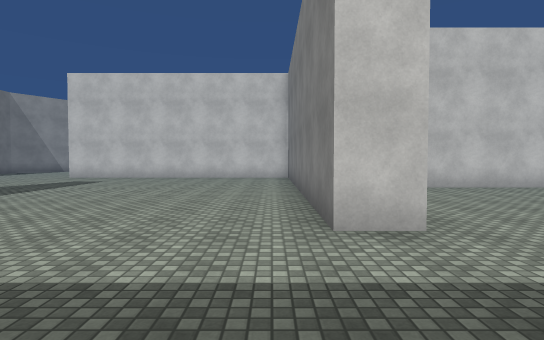
[1] (above)

24 first-person views from a walk through a Unity game level. The camera is 1.4 m above the floor, tilts 2° down and sees 80° across. The floor is counted in squares, 1.8 m on a side. Each view is taken from the middle of a square. On the plan, view 1 faces up. The plan holds only what a view shows up to about 11 squares ahead; the rest is blank. The place goes on beyond the plan. The player is left out. Surface patterns are stand-ins for the level's own textures.

[2]
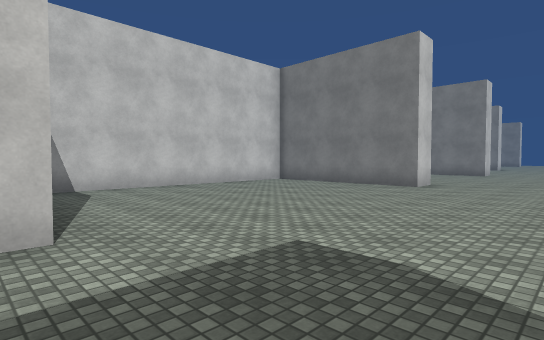

[3]
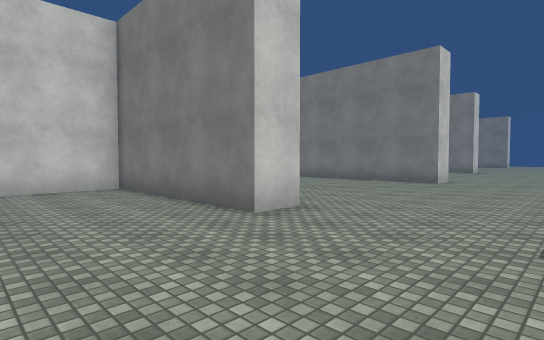

[4]
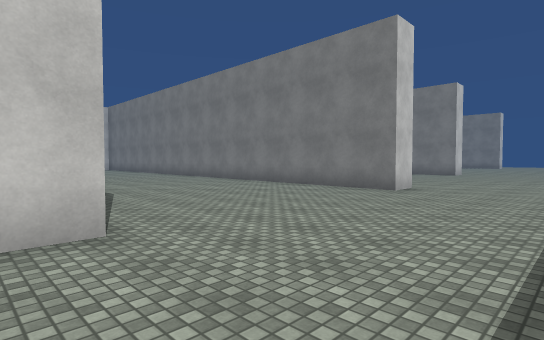

[5]
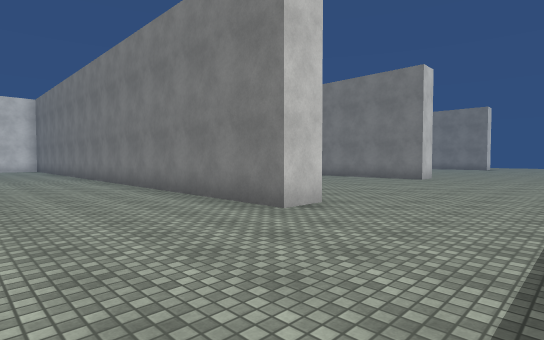

[6]
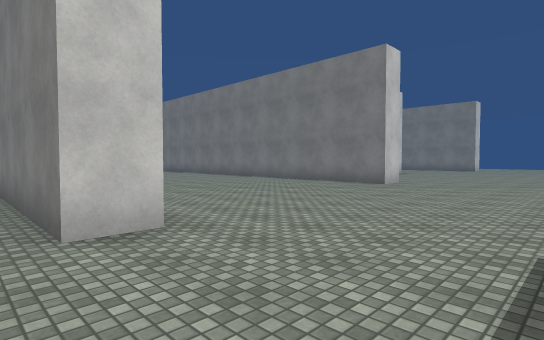

[7]
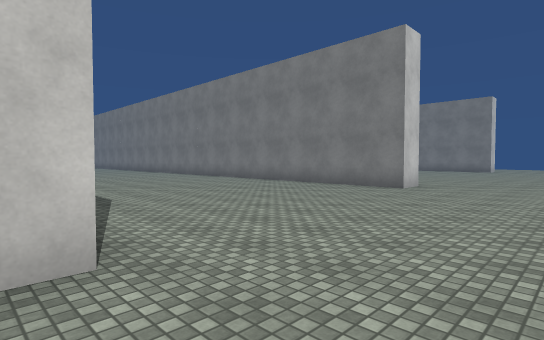

[8]
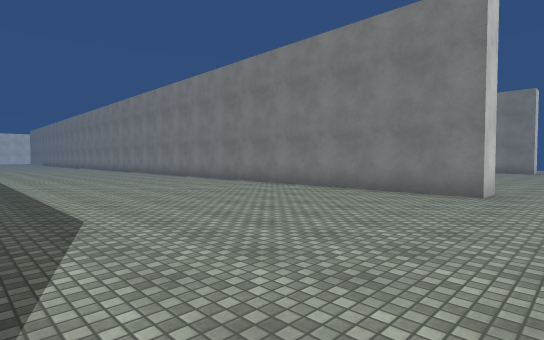

[9]
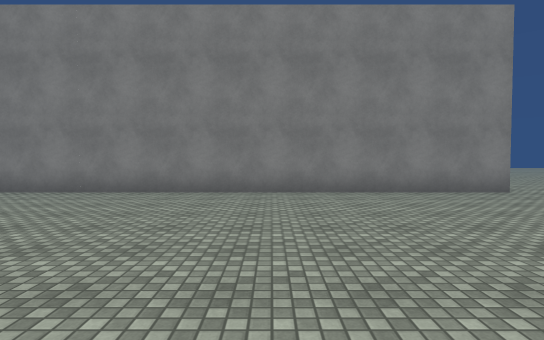

[10]
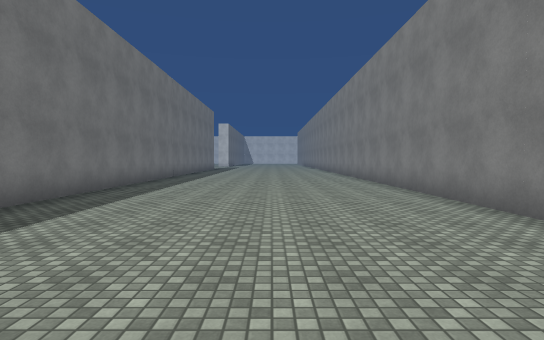

[11]
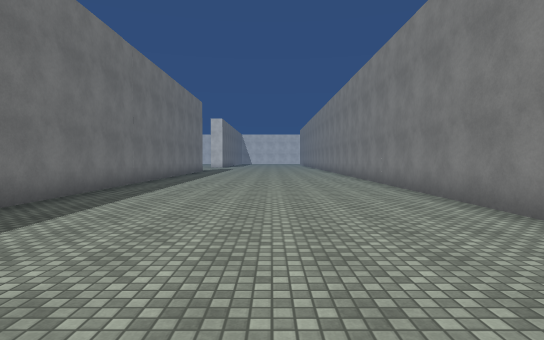

[12]
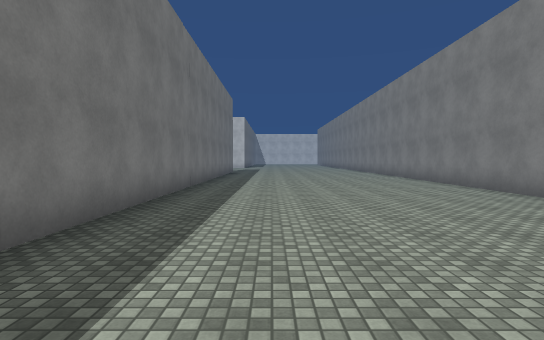

[13]
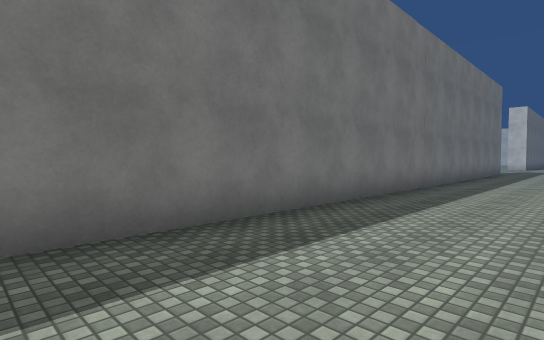

[14]
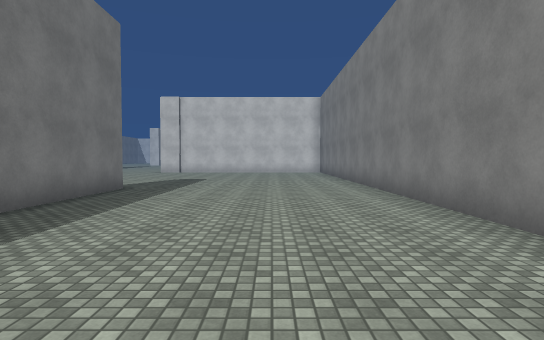

[15]
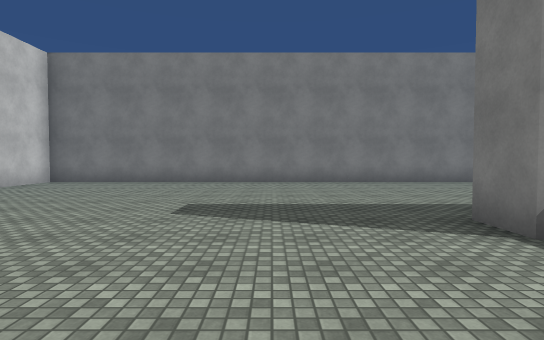

[16]
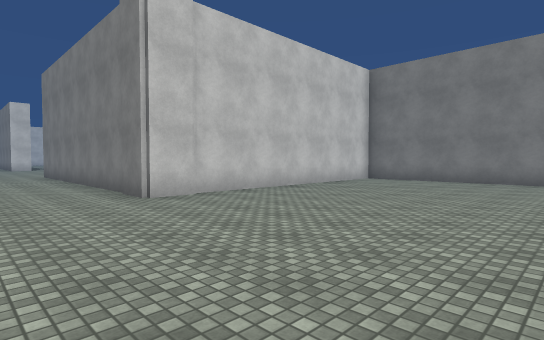

[17]
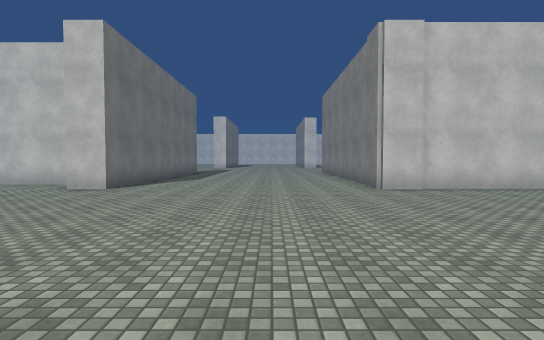

[18]
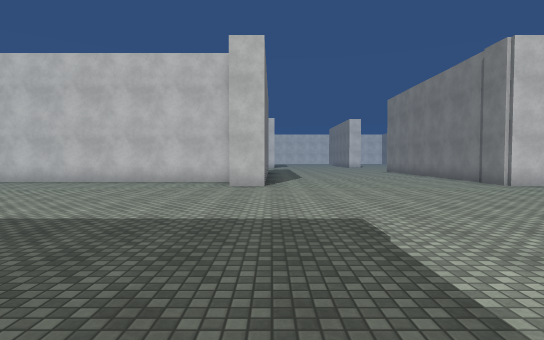

[19]
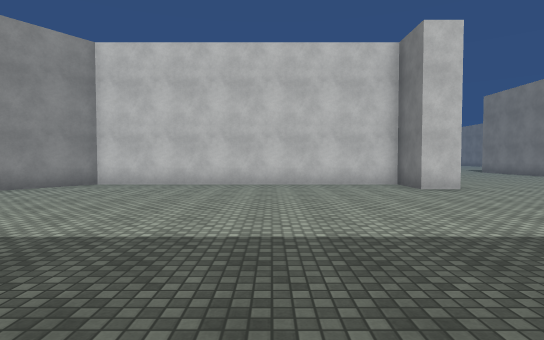

[20]
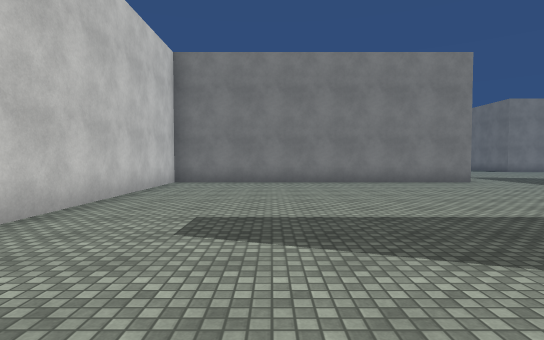

[21]
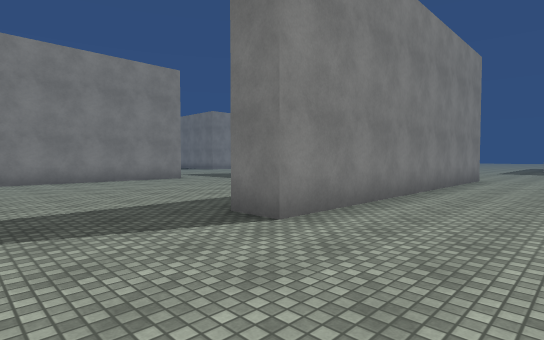

[22]
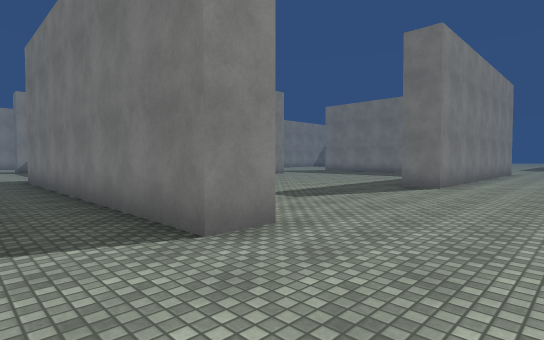

[23]
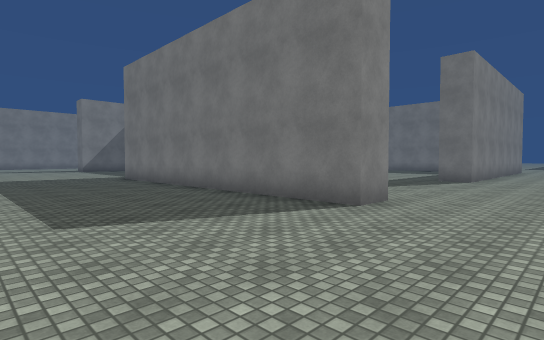

[24]
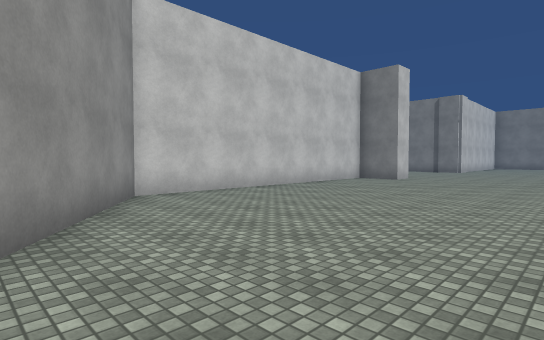

### Floor plan
Points are (right, up) in squares from view 1. A wall is a line through its corners. A room is listed if a view was taken in it or the views show most of it. See-through windows are left out.
Room 1 (views 1, 2, 3, 4, 5, 6, 7, 8, 9, 10, 11, 12, 13, 14, 15, 16, 17, 18, 19, 20, 21, 22, 23, 24)
walls: (10, 13.5) (11.1, 13.5) (11.1, 9.6); (11.1, 3.5) (10.1, 3.5) (10.1, 8.7) (2.6, 8.7); (1.8, 3.5) (0.7, 3.5) (0.7, 13.2) (-6.2, 13.2); (18.8, 3.5) (17.7, 3.5) (17.7, 23.3) (8.7, 23.3) (8.7, 26.5); (1.8, 26) (1.8, 23.3) (0.7, 23.3) (0.7, 24.8) (-8.3, 24.8) (-10.7, 21.2); (-8.2, 13.1) (-8.2, 14.2) (1.8, 14.2); (18.7, 26.5) (18.7, 15); (27.5, 4.5) (26.4, 4.5) (26.4, 26); (-8.2, -2.5) (-8.2, 7) (-7.1, 7)

Where each view was taken, in squares from view 1:
view 1: 0 up, 0 right, facing up
view 2: 0 up, 1 right, facing up-right
view 3: 0 up, 7 right, facing up-right
view 4: 0 up, 10 right, facing up-right
view 5: 0 up, 14 right, facing up-right
view 6: 0 up, 17 right, facing up-right
view 7: 1 up, 18 right, facing up-right
view 8: 3 up, 19 right, facing up-right
view 9: 10 up, 19 right, facing right
view 10: 10 up, 23 right, facing up
view 11: 14 up, 23 right, facing up
view 12: 15 up, 21 right, facing up
view 13: 15 up, 22 right, facing up-left
view 14: 5 up, 15 right, facing up
view 15: 16 up, 7 right, facing right
view 16: 17 up, 6 right, facing up-right
view 17: 15 up, 6 right, facing up
view 18: 14 up, 2 right, facing up
view 19: 15 up, 3 left, facing up
view 20: 10 up, 10 left, facing right
view 21: 10 up, 11 left, facing down-right
view 22: 16 up, 11 left, facing down-right
view 23: 19 up, 11 left, facing down-right
view 24: 18 up, 11 left, facing up-right
